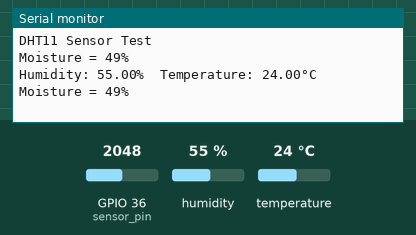
A sketch run on a simulated ESP32. On the bench: the last lines printed to the serial monitor. Inputs (shaded band) come from the test bench; at power-on: humidity 55 %, GPIO 36 (sensor_pin) = 2048, temperature 24 °C.

Above: at 1.8 s.
1.9 s: humidity set to 22 %
At 3.3 s:
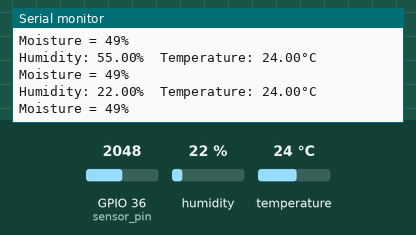
3.4 s: GPIO 36 (sensor_pin) set to 2866
At 4.7 s:
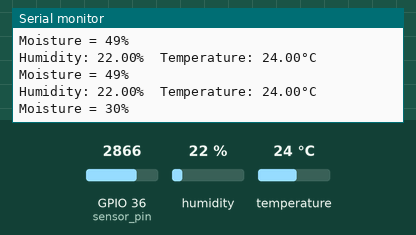
4.9 s: temperature set to 12 °C
At 6.3 s:
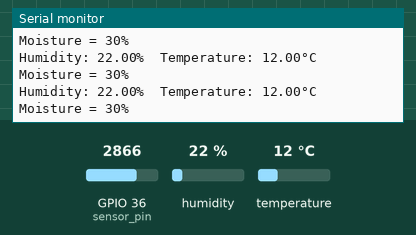
6.4 s: GPIO 36 (sensor_pin) set to 3603
At 7.6 s:
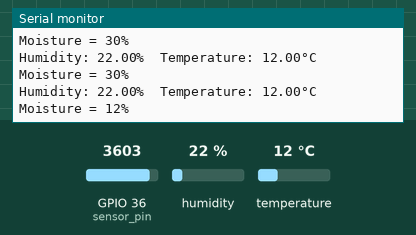
7.9 s: humidity set to 40 %
At 8.9 s:
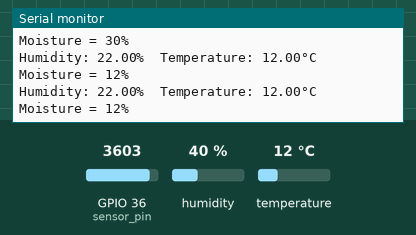
Timing chart, 0 to 10.4 s (numbered marks = the images above; inputs shaded):
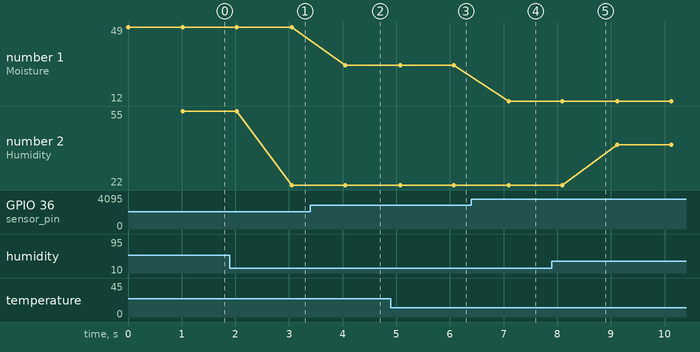

Measured:
- after the input at 1.9 s, the serial monitor: prints a new line after 1.1 s (image 1)
- after the input at 3.4 s, the serial monitor: prints a new line after 0.65 s (image 2)
- after the input at 4.9 s, the serial monitor: prints a new line after 0.17 s (image 3)
- after the input at 6.4 s, the serial monitor: prints a new line after 0.70 s (image 4)
- plotted number 1: 49 → 30 after the input at 3.4 s
- plotted number 2: 55 → 22 after the input at 1.9 s, 22 → 40 after the input at 7.9 s

The sketch:

DHT.ino
```cpp
#include <DHT.h>

#define DHTPIN 4  // Define the GPIO pin where the DHT11 data pin is connected
#define DHTTYPE DHT11

DHT dht(DHTPIN, DHTTYPE);
int _moisture,sensor_analog;
const int sensor_pin = 36;  /* Soil moisture sensor O/P pin */

void setup(void){
  Serial.begin(9600);
   Serial.begin(9600);
  Serial.println("DHT11 Sensor Test");
  dht.begin();/* Set the baudrate to 115200*/
}

void loop(void){
  sensor_analog = analogRead(sensor_pin);
  _moisture = ( 100 - ( (sensor_analog/4095.00) * 100 ) );
  Serial.print("Moisture = ");
  Serial.print(_moisture);  /* Print Temperature on the serial window */
  Serial.println("%");
  delay(1000);
    // Delay for 2 seconds between measurements

  float humidity = dht.readHumidity();
  float temperature = dht.readTemperature();

  // Check if any reads failed and exit early (to try again).
  if (isnan(humidity) || isnan(temperature)) {
    Serial.println("Failed to read from DHT sensor!");
    return;
  }

  Serial.print("Humidity: ");
  Serial.print(humidity);
  Serial.print("%\t");
  Serial.print("Temperature: ");
  Serial.print(temperature);
  Serial.println("°C");
}/* Wait for 1000mS */
```
